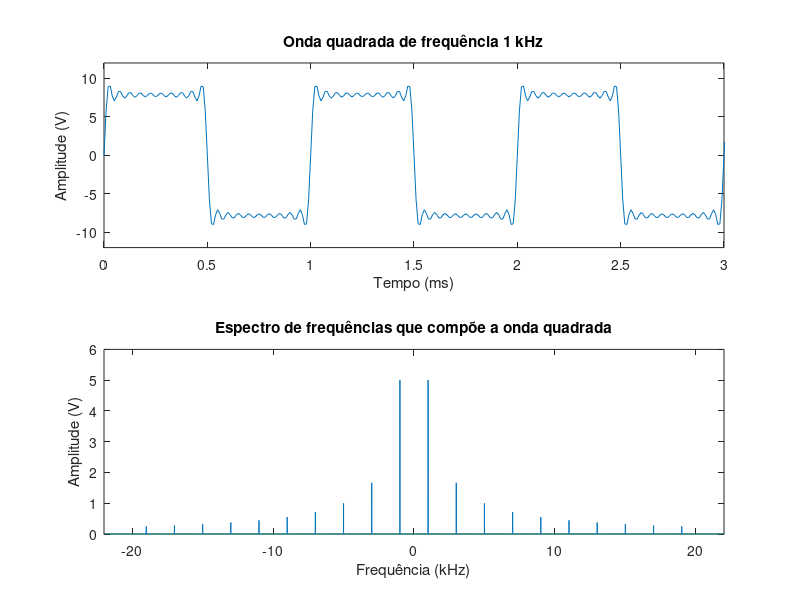
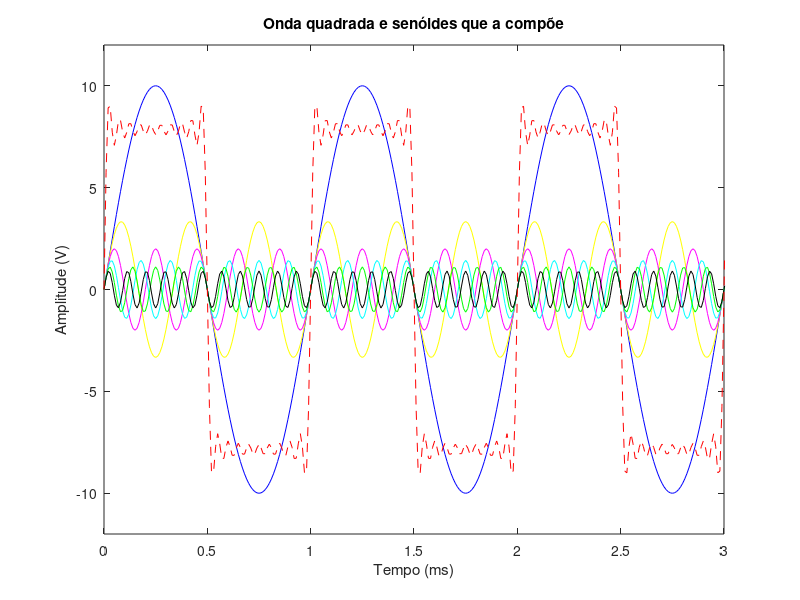

Reproduce these figures in MATLAB, in order.
#-----DESCRIÇÃO DA ATIVIDADE 27-11-2020
# Fazer um código em .m para gerar uma onda quadrada com frequência fundamental de 1kHz.

#-----SAROM TORRES

clear all; close all; clc;

f_fund = 1e3;
f_h = [3e3 5e3 7e3 9e3 11e3 13e3 15e3 17e3 19e3];

N = 100; # número de amostras
fs = N*f_fund; #frequencia de amostragem

#eixo do tempo

ts = 1/fs;
t_final = 1;
t = [0:ts:t_final];

#eixo da frequencia

passo_f = 1; 
f = [-fs/2:passo_f:fs/2];

#sinal no tempo

A_fund = 10;
A_h = A_fund*[1/3 1/5 1/7 1/9 1/11 1/13 1/15 1/17 1/19];

# onda fundmental
y_fund = A_fund*sin(2*pi*f_fund*t);

# harmônicas
y1 = A_h(1)*sin(2*pi*f_h(1)*t);
y2 = A_h(2)*sin(2*pi*f_h(2)*t);
y3 = A_h(3)*sin(2*pi*f_h(3)*t);
y4 = A_h(4)*sin(2*pi*f_h(4)*t);
y5 = A_h(5)*sin(2*pi*f_h(5)*t);
y6 = A_h(6)*sin(2*pi*f_h(6)*t);
y7 = A_h(7)*sin(2*pi*f_h(7)*t);
y8 = A_h(8)*sin(2*pi*f_h(8)*t);
y9 = A_h(9)*sin(2*pi*f_h(9)*t);

y = y_fund+y1+y2+y3+y4+y5+y6+y7+y8+y9;


#sinal na frequência
Y = fft(y);
Y = fftshift(Y);

#plots

#--------------Figura contendo a onda quadrada e o espectro de frequências (fundamenta + harmônicas)
figure(1)

subplot(211)
plot(1e3*t,y)
axis([0 3 -1.2*A_fund 1.2*A_fund])
xlabel('Tempo (ms)');
ylabel('Amplitude (V)');
title('Onda quadrada de frequência 1 kHz');

subplot(212)
plot(f/1e3,abs(Y)/length(y))
axis([-22 22 0 6])
xlabel('Frequência (kHz)');
ylabel('Amplitude (V)');
title('Espectro de frequências que compõe a onda quadrada');

#--------------Figura contrapondo a onda fundamental e suas harmonicas com a onda quadrada gerada 
figure(2)
plot(1e3*t,y_fund,'b')
axis([0 3 -1.2*A_fund 1.2*A_fund])
xlabel('Tempo (ms)');
ylabel('Amplitude (V)');
title('Onda quadrada e senóides que a compõe');
hold on
plot(1e3*t,y1,'y')
hold on
plot(1e3*t,y2,'m')
hold on
plot(1e3*t,y3,'c')
hold on
plot(1e3*t,y4,'g')
hold on
plot(1e3*t,y5,'k')
hold on 
plot(1e3*t,y,'r:--')
hold off






